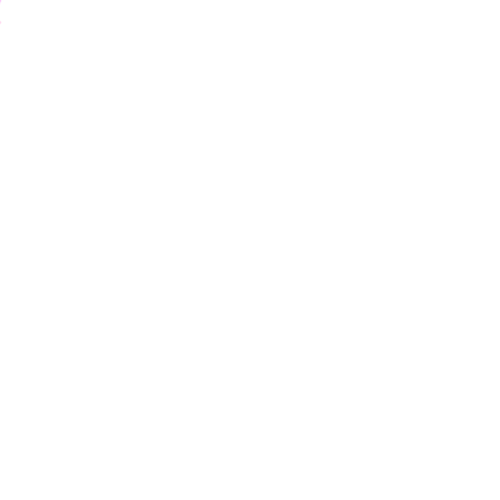
Frame 1 (no input)
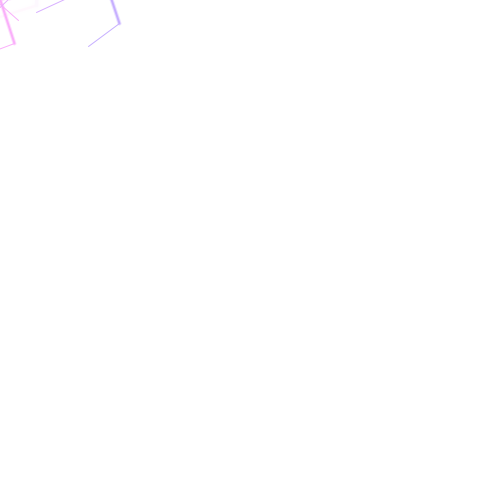
Frame 60 (the mouse pressed at the canvas centre just before this capture)
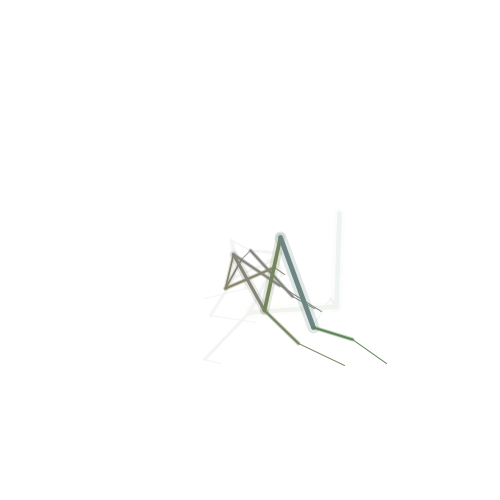
Frame 120 (the mouse held since frame 60 and released just before this capture)

The Processing sketch that drew these frames (run headless with seeded random() and noise(); from frame 60 on, the mouse is pressed at the canvas centre):

// Processing sketch: processing_141757
// ── processing_141757.pde

void setup(){
size(500,500);
background(255);
frameRate(6);
}
float click=0;
color cielo=255;
void mouseReleased(){
if (cielo>=5){
cielo=0;
} 
else{
cielo=255;
}
}

void draw(){
float x1=mouseX;
float y1=mouseY;
float x2;
float y2=10;
float z;
float z2;
float zy2;
float zx2;
float zy3;
float rx;
float ry;
float grad;
float nsin;
float ncos;
float col=random(100,255);


 fill(cielo,230);
 noStroke();
 rect(0,0,width, height); 


for(float n=click; n<100; n+=random(30)){
  grad=random(2*PI);
  ncos=n*cos(grad);
  nsin=n*sin(grad);
  rx=x1+ncos;
  ry=y1+nsin;
     stroke(width/2-x1/2,col, height/2-y1/2);
  strokeWeight(n/20);
  line(x1,y1,rx,ry);
  //---------linea de sombra----------------
      stroke(width/2-x1/2,col, height/2-y1/2,50);
      strokeWeight(n/8);
      line(x1,y1,rx,ry);
  //--------------------------
  z=random(5);
  z2=random(6);
  x1=rx;
   y1=ry;
  if(z<4){
     stroke(width/2-x1/2,col, height/2-y1/2);
   strokeWeight(2);
   zx2=x1+random(-50,50);
   zy2=y1+random(-50,50);
   line(x1,y1,zx2,zy2);
   //---------linea de sombra----------------
     stroke(width/2-x1/2,col, height/2-y1/2,100);
     strokeWeight(4);
     line(x1,y1,zx2,zy2);
   //--------------------------
        if(z2<6){
     stroke(width/2-x1/2,col, height/2-y1/2);
     strokeWeight(1);
     line(zx2,zy2,zx2+random(-50,50),zy2+random(30));
   //  line(zx2,zy2,zx2+random(-50,50),zy2+random(20));
     }
}
}
}
